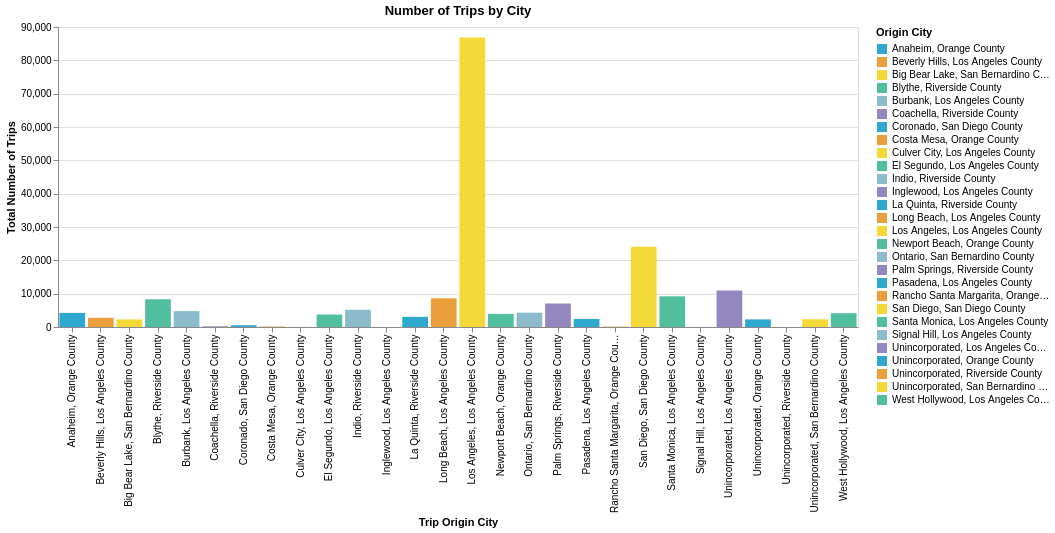

Notebook source saved alongside this figure:
### Code cell
alt.Chart(df_origins_city).mark_bar().encode(
    x=alt.X("Origin City:O", title = "Trip Origin City"),
    y=alt.Y("Number of Trips:Q", title="Total Number of Trips"),
    color=alt.Color("Origin City:N", scale=alt.Scale(range=cp.CALITP_CATEGORY_BRIGHT_COLORS)),
    tooltip = ['Origin City', 'Number of Trips']
    ).properties(
    width=800,  
    height=300,
    title='Number of Trips by City')

### Figure 1 — Vega-Lite specification as saved in the notebook (floating-point values rounded to 4 significant figures)
{"config": {"view": {"continuousWidth": 300, "continuousHeight": 300}}, "data": {"name": "data-47ed9ab12556779fbd620b555fa53a6b"}, "mark": {"type": "bar"}, "encoding": {"color": {"field": "Origin City", "scale": {"range": ["#2EA8CE", "#EB9F3C", "#F4D837", "#51BF9D", "#8CBCCB", "#9487C0"]}, "type": "nominal"}, "tooltip": [{"field": "Origin City", "type": "nominal"}, {"field": "Number of Trips", "type": "quantitative"}], "x": {"field": "Origin City", "title": "Trip Origin City", "type": "ordinal"}, "y": {"field": "Number of Trips", "title": "Total Number of Trips", "type": "quantitative"}}, "height": 300, "title": "Number of Trips by City", "width": 800, "$schema": "https://vega.github.io/schema/vega-lite/v5.20.1.json", "datasets": {"data-47ed9ab12556779fbd620b555fa53a6b": [{"Origin City": "Los Angeles, Los Angeles County", "Number of Trips": 86837}, {"Origin City": "San Diego, San Diego County", "Number of Trips": 24112}, {"Origin City": "Unincorporated, Los Angeles County", "Number of Trips": 10958}, {"Origin City": "Santa Monica, Los Angeles County", "Number of Trips": 9206}, {"Origin City": "Long Beach, Los Angeles County", "Number of Trips": 8613}, {"Origin City": "Blythe, Riverside County", "Number of Trips": 8322}, {"Origin City": "Palm Springs, Riverside County", "Number of Trips": 7050}, {"Origin City": "Indio, Riverside County", "Number of Trips": 5179}, {"Origin City": "Burbank, Los Angeles County", "Number of Trips": 4771}, {"Origin City": "Ontario, San Bernardino County", "Number of Trips": 4296}, {"Origin City": "Anaheim, Orange County", "Number of Trips": 4233}, {"Origin City": "West Hollywood, Los Angeles County", "Number of Trips": 4149}, {"Origin City": "Newport Beach, Orange County", "Number of Trips": 3931}, {"Origin City": "El Segundo, Los Angeles County", "Number of Trips": 3749}, {"Origin City": "La Quinta, Riverside County", "Number of Trips": 3051}, {"Origin City": "Beverly Hills, Los Angeles County", "Number of Trips": 2759}, {"Origin City": "Pasadena, Los Angeles County", "Number of Trips": 2412}, {"Origin City": "Unincorporated, San Bernardino County", "Number of Trips": 2331}, {"Origin City": "Unincorporated, Orange County", "Number of Trips": 2284}, {"Origin City": "Big Bear Lake, San Bernardino County", "Number of Trips": 2276}, {"Origin City": "Coronado, San Diego County", "Number of Trips": 522}, {"Origin City": "Coachella, Riverside County", "Number of Trips": 209}, {"Origin City": "Costa Mesa, Orange County", "Number of Trips": 142}, {"Origin City": "Rancho Santa Margarita, Orange County", "Number of Trips": 118}, {"Origin City": "Culver City, Los Angeles County", "Number of Trips": 18}, {"Origin City": "Signal Hill, Los Angeles County", "Number of Trips": 17}, {"Origin City": "Inglewood, Los Angeles County", "Number of Trips": 3}, {"Origin City": "Unincorporated, Riverside County", "Number of Trips": 1}]}}
